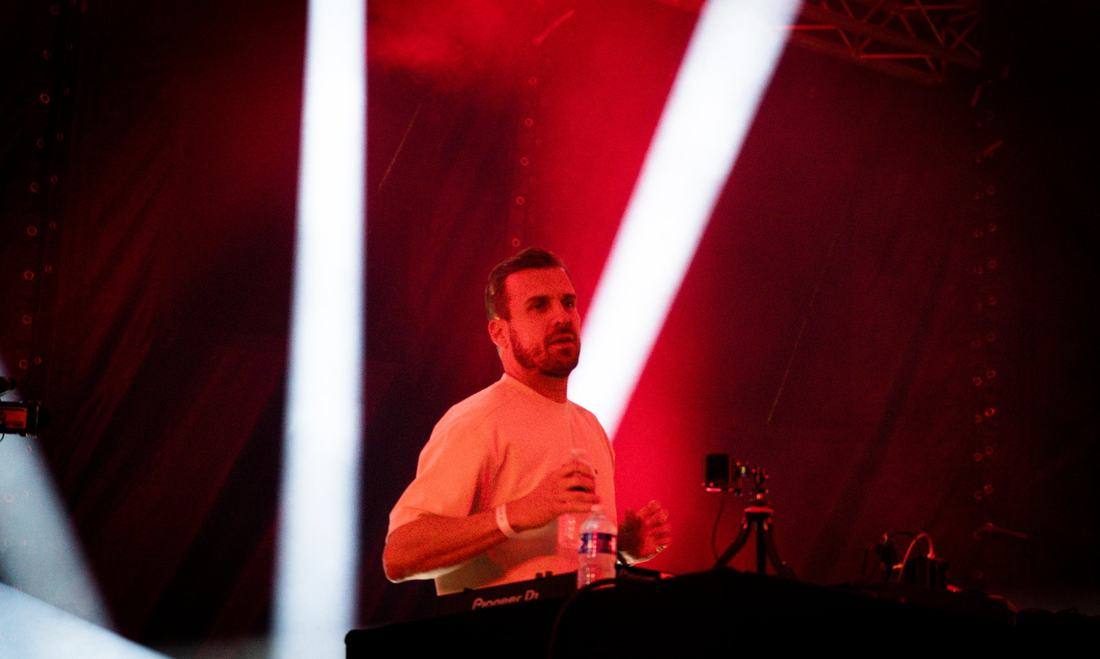
#> input picture p/feder-1.jpg, 1100 x 659 px, given in place of poupon-1.jpg, which was not available
$ python nuancier.py
#> lines starting #> are read from the running program, lines starting #| are printed output that depends on the picture
"""Vignettes carrées des cartes nuancier de la page Graphisme (p/n/<projet>.webp, 640 px)."""
import os, io, subprocess
from PIL import Image
R = os.path.dirname(os.path.dirname(os.path.abspath(__file__)))
O = os.path.join(R, 'p', 'n'); os.makedirs(O, exist_ok=True)
def carre(src, nom, cx=.5, cy=.5, zoom=1.0):
#> called with src = 'p/poupon-1.jpg', nom = 'christopher-poupon', cx = 0.5, cy = 0.5, zoom = 1
    im = Image.open(os.path.join(R, src)).convert('RGB'); w, h = im.size; c = min(w, h) / zoom
#> in carre, im is the input picture: PIL image 1100x659 RGB; mean R, G, B 88.7, 36, 41.2
#> after `w, h = im.size`: w = 1100; h = 659
#> after `c = min(w, h) / zoom`: c = 659
    x = max(0, min(w - c, cx * w - c / 2)); y = max(0, min(h - c, cy * h - c / 2))
#> after `x = max(0, min(w - c, cx * w - c / 2))`: x = 220.5
#> after `y = max(0, min(h - c, cy * h - c / 2))`: y = 0
    im.crop((int(x), int(y), int(x + c), int(y + c))).resize((640, 640), Image.LANCZOS).save(os.path.join(O, nom + '.webp'), quality=84, method=6)
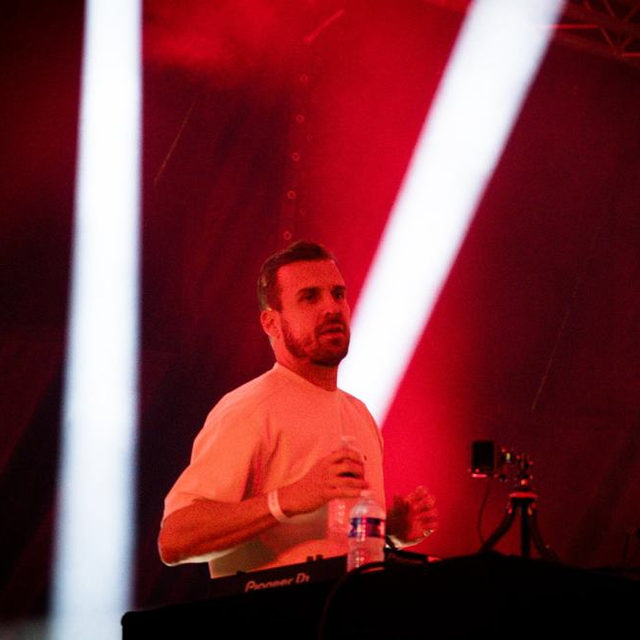
#> saved as christopher-poupon.webp: PIL image 640x640 RGB; mean R, G, B 124.8, 52.2, 59.3
# sur photo quand c'est l'usage du logo, sur aplat sinon
for s, src, cy in (('christopher-poupon', 'poupon', .5), ('maison-ble', 'maison-ble', .5), ('elodie-viconte', 'viconte', .5), ('creche-oceane', 'oceane', .5)):
    carre('p/%s-1.jpg' % src, s, cy=cy)
#> pass 2 of the loop `for s, src, cy in (('christopher-poupon', 'poupon', .5), ('maison-ble'..`:
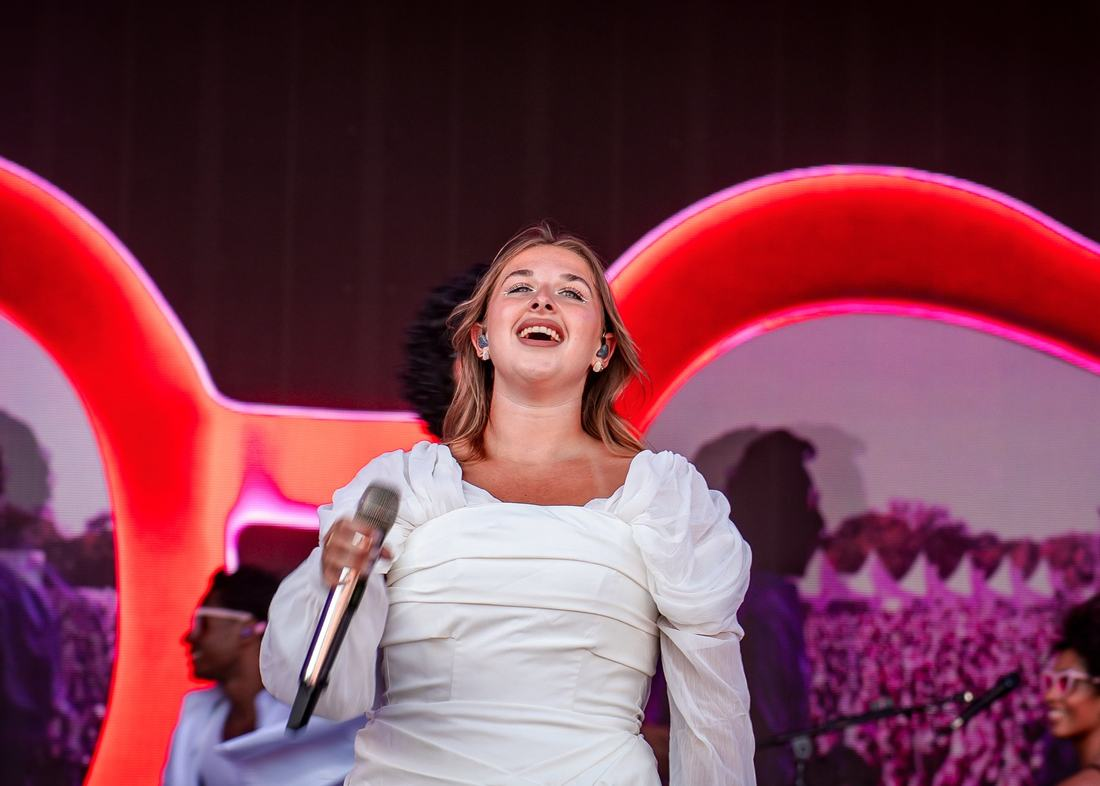
#> input picture p/helena-1.jpg, 1100 x 786 px, given in place of maison-ble-1.jpg, which was not available
#> in carre, im is the input picture: PIL image 1100x786 RGB; mean R, G, B 124.4, 64.2, 80.2
#> in carre (call 2), `im.crop((int(x), int(y), int(x + c), int(y + c))).resize((640, 640), I..`:
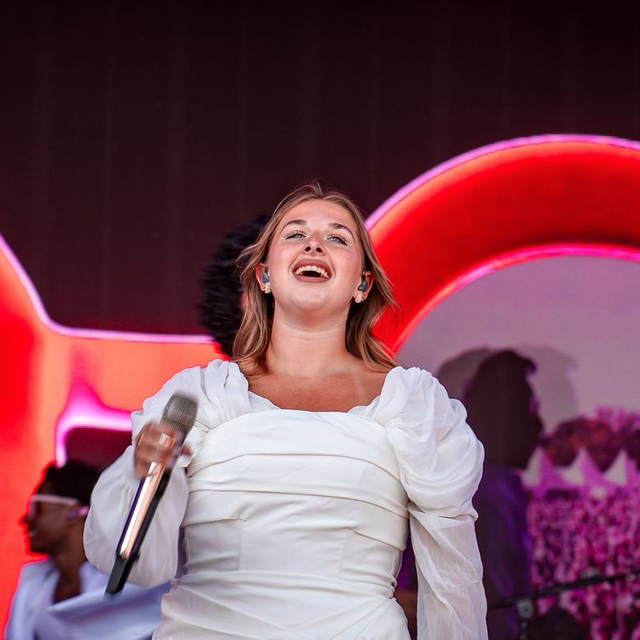
#> saved as maison-ble.webp: PIL image 640x640 RGB; mean R, G, B 124.4, 73.4, 86.4
#> (the run stopped early here; a loop or call above may not have finished)
